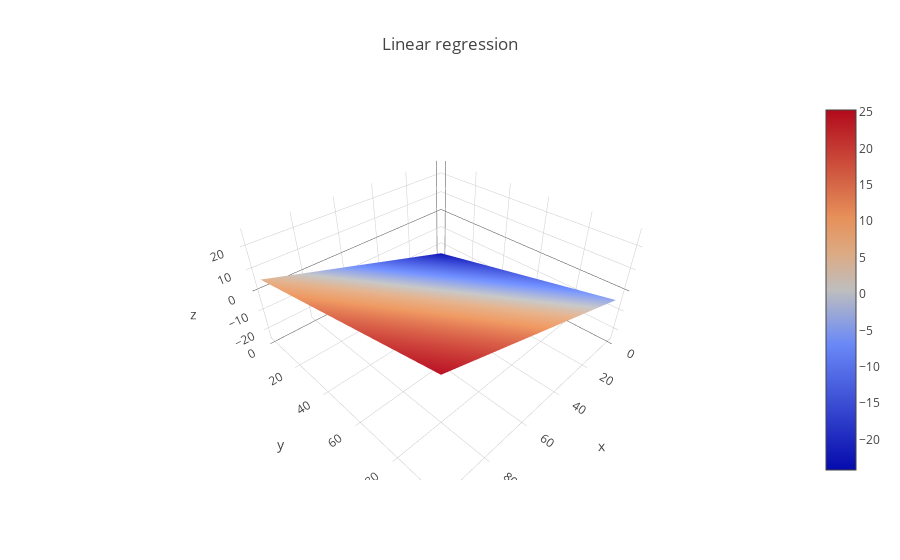

The notebook cell this image was saved under:
### Code cell
# 3d可视化
data = [go.Surface(z=y_hat)]
layout = go.Layout(title="Linear regression")
fig = go.Figure(data=data, layout=layout)
iplot(fig)

### Figure 1 — Plotly figure (JSON) as saved in the notebook; plotly's stock layout.template omitted (floating-point values rounded to 4 significant figures; data arrays with more than 128 entries replaced by an {"elided": "..."} marker saying what was removed)
{"data": [{"type": "surface", "z": {"elided": "100x100 float values"}}], "layout": {"title": "Linear regression"}}
